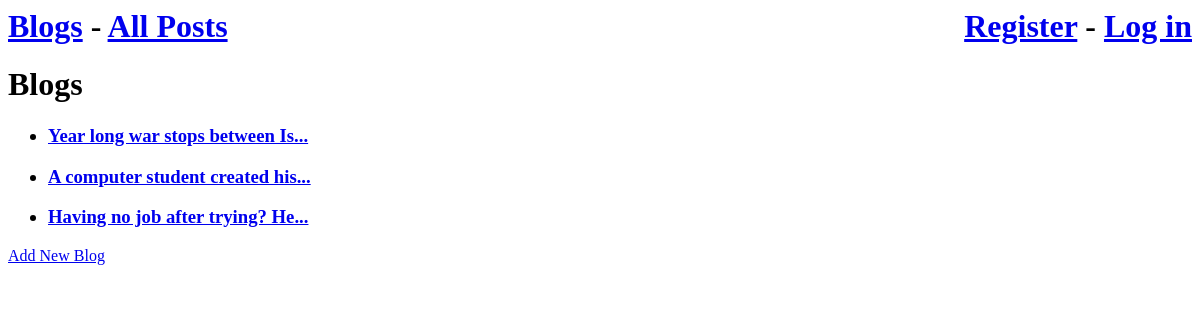
Page /blogs/ on the earlier database version.
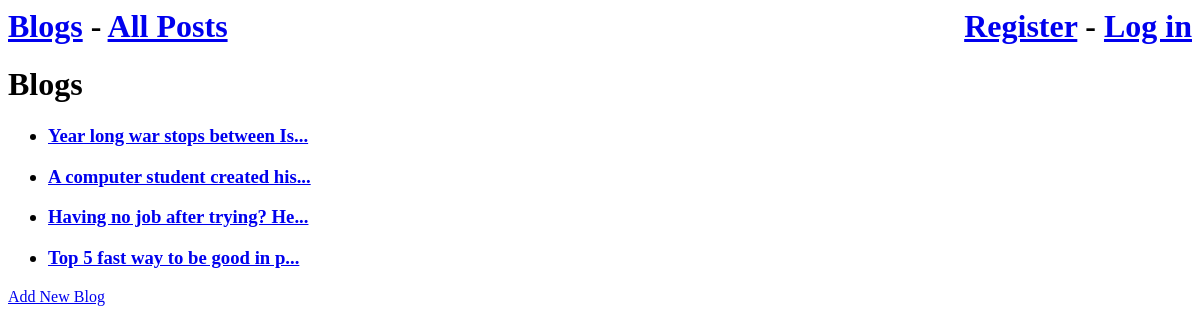
Same page on the later database version.
### blogs/models.py (models this page shows)
class blog_name(models.Model):
    b_name=models.CharField(max_length=100)
    date=models.DateTimeField(auto_now_add=True)
    def __str__(self):
        if len(self.b_name)>30:
            return f'{self.b_name[:30]}...'
        else:
            return f"{self.b_name}"

### blogs/views.py (the view)
# urls.py: path('blogs/',views.all_blogs,name='all_blogs'),
def all_blogs(request):
    name=blog_name.objects.all()
    context={'blog_names':name}
    return render(request,'blogs/blogs.html',context)

### blogs/templates/blogs/blogs.html
{% extends "blogs/base.html" %}
{% block content %}
<h1>
    Blogs
</h1>
<ul>
    {%for x in blog_names%}
    <h3>
        <li>
            <a href="{% url 'blogs:blogs' x.id%}">
                {{x}}
            </a>
        </li>
    </h3>
    {%endfor%}
</ul>
<a href="{%url 'blogs:new_blogs'%}">Add New Blog</a>
{% endblock content %}

Differences in the rows shown:
added blog_name: b_name "Top 5 fast way to be good in p..."
